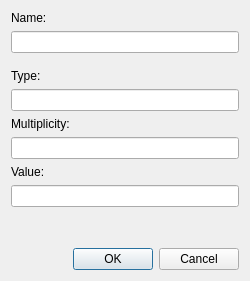
<?xml version="1.0" encoding="UTF-8"?>
<ui version="4.0">
 <class>ParameterEditorDialog</class>
 <widget class="QDialog" name="ParameterEditorDialog">
  <property name="geometry">
   <rect>
    <x>0</x>
    <y>0</y>
    <width>250</width>
    <height>281</height>
   </rect>
  </property>
  <property name="windowTitle">
   <string>Parameter Editor</string>
  </property>
  <layout class="QVBoxLayout" name="verticalLayout">
   <item>
    <widget class="QLabel" name="labelName">
     <property name="text">
      <string>Name:</string>
     </property>
    </widget>
   </item>
   <item>
    <widget class="QLineEdit" name="lineEditName"/>
   </item>
   <item>
    <spacer name="verticalSpacer_2">
     <property name="orientation">
      <enum>Qt::Vertical</enum>
     </property>
     <property name="sizeType">
      <enum>QSizePolicy::Fixed</enum>
     </property>
     <property name="sizeHint" stdset="0">
      <size>
       <width>20</width>
       <height>10</height>
      </size>
     </property>
    </spacer>
   </item>
   <item>
    <widget class="QLabel" name="labelType">
     <property name="text">
      <string>Type:</string>
     </property>
    </widget>
   </item>
   <item>
    <widget class="QLineEdit" name="lineEditType"/>
   </item>
   <item>
    <widget class="QLabel" name="labelMultiplicity">
     <property name="text">
      <string>Multiplicity:</string>
     </property>
    </widget>
   </item>
   <item>
    <widget class="QLineEdit" name="lineEditMultiplicity"/>
   </item>
   <item>
    <widget class="QLabel" name="labelValue">
     <property name="text">
      <string>Value:</string>
     </property>
    </widget>
   </item>
   <item>
    <widget class="QLineEdit" name="lineEditValue"/>
   </item>
   <item>
    <spacer name="verticalSpacer_3">
     <property name="orientation">
      <enum>Qt::Vertical</enum>
     </property>
     <property name="sizeType">
      <enum>QSizePolicy::Fixed</enum>
     </property>
     <property name="sizeHint" stdset="0">
      <size>
       <width>20</width>
       <height>20</height>
      </size>
     </property>
    </spacer>
   </item>
   <item>
    <spacer name="verticalSpacer">
     <property name="orientation">
      <enum>Qt::Vertical</enum>
     </property>
     <property name="sizeHint" stdset="0">
      <size>
       <width>20</width>
       <height>40</height>
      </size>
     </property>
    </spacer>
   </item>
   <item>
    <layout class="QHBoxLayout">
     <property name="spacing">
      <number>6</number>
     </property>
     <property name="leftMargin">
      <number>0</number>
     </property>
     <property name="topMargin">
      <number>0</number>
     </property>
     <property name="rightMargin">
      <number>0</number>
     </property>
     <property name="bottomMargin">
      <number>0</number>
     </property>
     <item>
      <spacer>
       <property name="orientation">
        <enum>Qt::Horizontal</enum>
       </property>
       <property name="sizeHint" stdset="0">
        <size>
         <width>0</width>
         <height>0</height>
        </size>
       </property>
      </spacer>
     </item>
     <item>
      <widget class="QPushButton" name="pushButtonOK">
       <property name="text">
        <string>OK</string>
       </property>
       <property name="default">
        <bool>true</bool>
       </property>
      </widget>
     </item>
     <item>
      <widget class="QPushButton" name="pushButtonCancel">
       <property name="text">
        <string>Cancel</string>
       </property>
      </widget>
     </item>
    </layout>
   </item>
  </layout>
 </widget>
 <resources/>
 <connections>
  <connection>
   <sender>pushButtonOK</sender>
   <signal>clicked()</signal>
   <receiver>ParameterEditorDialog</receiver>
   <slot>accept()</slot>
   <hints>
    <hint type="sourcelabel">
     <x>278</x>
     <y>253</y>
    </hint>
    <hint type="destinationlabel">
     <x>96</x>
     <y>254</y>
    </hint>
   </hints>
  </connection>
  <connection>
   <sender>pushButtonCancel</sender>
   <signal>clicked()</signal>
   <receiver>ParameterEditorDialog</receiver>
   <slot>reject()</slot>
   <hints>
    <hint type="sourcelabel">
     <x>369</x>
     <y>253</y>
    </hint>
    <hint type="destinationlabel">
     <x>179</x>
     <y>282</y>
    </hint>
   </hints>
  </connection>
 </connections>
</ui>
